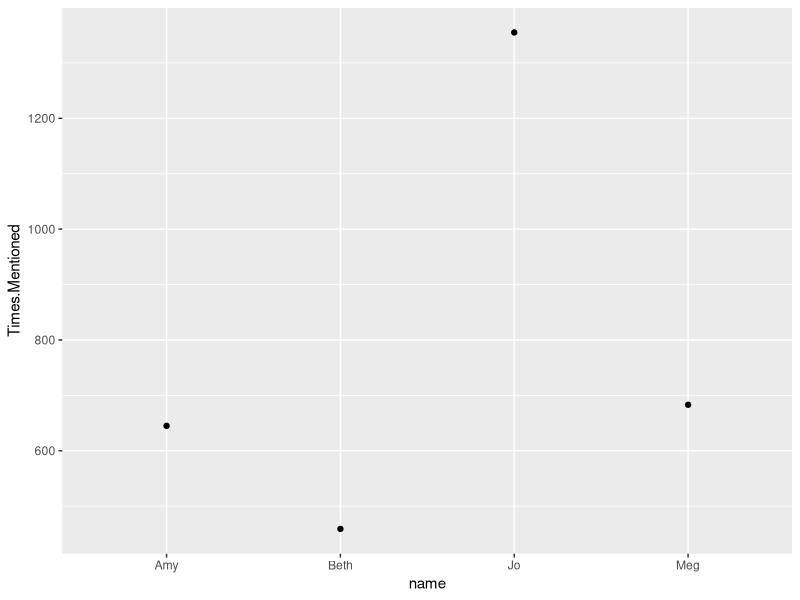
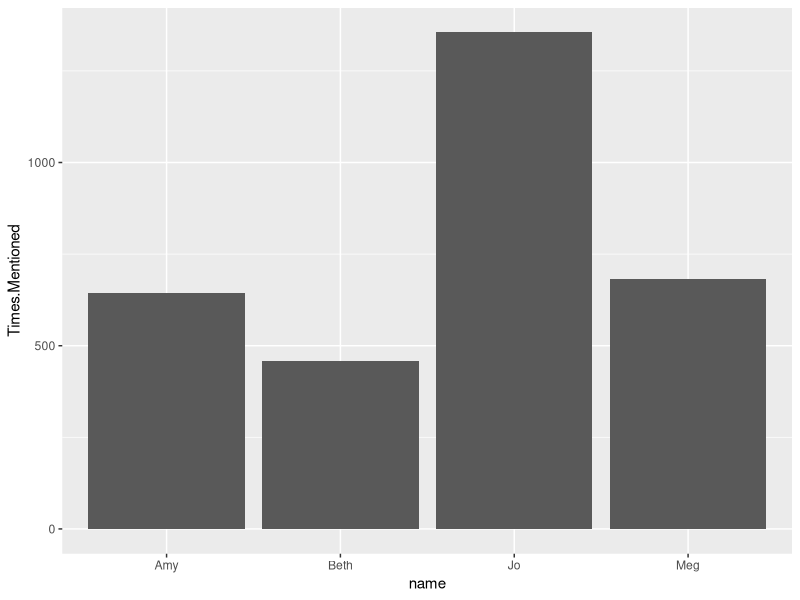

Source code (R) for these figures, in order:
# Capstone
#Connel Ching'anda
#connelchinganda@arizona.edu


library(ggplot2)

little_women <- data.frame(
  name=c("Meg", "Jo", "Beth", "Amy"),
  Times.Mentioned=c(683,1355,459, 645)
)
ggplot(little_women, mapping = aes(x = name, y = Times.Mentioned)) +
  geom_point()

#create bar graph
ggplot(little_women, mapping = aes(x = name, y = Times.Mentioned)) +
  geom_col()